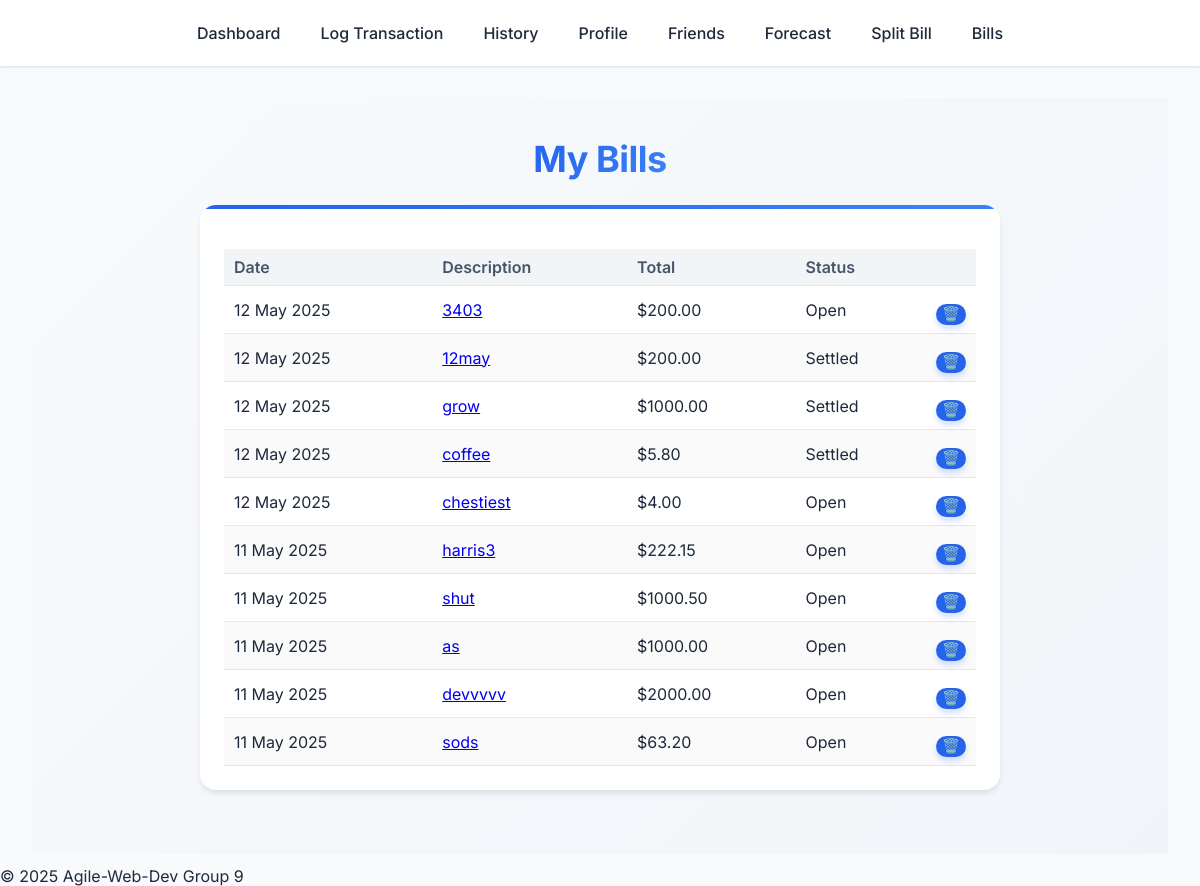
The page /bills (signed in) on the database its author committed.
### app/models.py (models this page shows)
class Bill(db.Model):
    __tablename__ = "bill"
    transactions = db.relationship(
        'BillTransaction',
        back_populates='bill',
        cascade='all, delete-orphan'
    )
    id           = db.Column(db.Integer, primary_key=True)
    created_by   = db.Column(db.Integer,
                             db.ForeignKey("users.id", ondelete="CASCADE"),
                             nullable=False)
    description  = db.Column(db.String(255))
    date         = db.Column(db.Date, default=func.current_date(), nullable=False)
    total        = db.Column(db.Numeric(12, 2), nullable=False)
    @property
    def settled(self):
        return all(bm.paid >= bm.share for bm in self.members)
    members = db.relationship(
        "BillMember",
        back_populates="bill",
        cascade="all, delete-orphan",
        passive_deletes=True,
    )

class BillMember(db.Model):
    __tablename__ = "bill_member"
    id        = db.Column(db.Integer, primary_key=True)
    bill_id   = db.Column(db.Integer,
                          db.ForeignKey("bill.id", ondelete="CASCADE"),
                          nullable=False)
    user_id   = db.Column(db.Integer,
                          db.ForeignKey("users.id", ondelete="CASCADE"),
                          nullable=False)
    share     = db.Column(db.Numeric(12, 2), nullable=False)     # “what I owe”
    paid      = db.Column(db.Numeric(12, 2), default=0)          # “what I have paid”
    settled   = db.Column(db.Boolean, default=False)
    bill  = db.relationship("Bill", back_populates="members")
    user  = db.relationship("User")

### app/routes.py (the view)
@main.route('/bills')
@login_required
def bills_overview():
    q = (Bill.query
         .filter(
            db.or_(
              Bill.created_by == current_user.id,
              Bill.members.any(BillMember.user_id == current_user.id)
            ))
         .order_by(Bill.date.desc()))
    print(q.all())
    return render_template('bills.html', bills=q.all())

### app/__init__.py (called while the page is built)
def create_app(config_object=None):
    app = Flask(__name__)
    if config_object:
        app.config.from_object(config_object)
    else:
        app.config.from_pyfile('../config.py')
    CSRFProtect(app)
    db.init_app(app)
    migrate.init_app(app, db)
    login_manager.init_app(app)
    from .models import User
    @login_manager.user_loader
    def load_user(user_id):
        return User.query.get(int(user_id))
    from .routes import main
    app.register_blueprint(main)
    return app

### app/templates/bills.html (shortened to what this page needs)
{% extends "base.html" %}
{% block content %}
<div class="page-container">
  <h1>My Bills</h1>
  <div class="card">
    <table class="transaction-table" id="bills-table">
      <thead>
        <tr>
          <th>Date</th>
          <th>Description</th>
          <th>Total</th>
          <th>Status</th>
          <th style="width:48px;"></th>
        </tr>
      </thead>
      <tbody>
      {% for b in bills %}
        <tr data-bill-id="{{ b.id }}">
          <td>{{ b.date.strftime('%d %b %Y') }}</td>
          <td>
            <a href="{{ url_for('main.bill_detail', bill_id=b.id) }}">
              {{ b.description }}
            </a>
          </td>
          <td>${{ '%.2f'|format(b.total) }}</td>
          <td>{{ 'Settled' if b.settled else 'Open' }}</td>
          <td style="text-align:center">
            <button class="btn btn--sm btn-delete" title="Delete">🗑️</button>
          </td>
        </tr>
      {% else %}
        <tr id="no-bills">
          <td colspan="5" style="text-align:center;color:#94a3b8">
            No bills yet.
          </td>
        </tr>
      {% endfor %}
      </tbody>
    </table>
  </div>
</div>
{% endblock %}

### app/static/css/main.css (style rules this page uses)
:root { --primary: #2563eb; --primary-dark: #1d4ed8; --secondary: #64748b; --accent: #3b82f6; --success: #10b981; --warning: #f59e0b; --danger: #ef4444; --background: #f8fafc; --white: #ffffff; --text-primary: #1e293b; --text-secondary: #475569; --shadow-sm: 0 1px 3px rgba(0,0,0,0.12); --shadow-md: 0 4px 6px -1px rgba(0,0,0,0.1); --shadow-lg: 0 10px 15px -3px rgba(0,0,0,0.1); }
* { box-sizing: border-box; margin: 0; padding: 0; }
body { margin: 0; font-family: 'Inter', sans-serif; background: var(--background); color: var(--text-primary); }
.page-container { padding: 40px 60px; position: relative; display: flex; flex-direction: column; align-items: center; background: linear-gradient(135deg, #f8fafc 0%, #f1f5f9 100%); min-height: 80vh; }
h1 { font-size: 36px; background: linear-gradient(135deg, var(--primary) 0%, var(--accent) 100%); background-clip: text; -webkit-background-clip: text; -webkit-text-fill-color: transparent; font-weight: 700; margin-bottom: 24px; letter-spacing: -0.5px; line-height: 1.2; text-align: center; position: relative; z-index: 1; }
.card { background-color: var(--white); border-radius: 16px; padding: 24px; box-shadow: var(--shadow-md); margin-bottom: 24px; width: 100%; max-width: 800px; position: relative; overflow: hidden; }
.card::before { content: ''; position: absolute; top: 0; left: 0; width: 100%; height: 4px; background: linear-gradient(90deg, var(--primary) 0%, var(--accent) 100%); }
.button, button[type="submit"], .btn { padding: 12px 24px; border: none; background-color: var(--primary); color: var(--white); font-size: 15px; font-weight: 600; border-radius: 12px; cursor: pointer; transition: all 0.2s cubic-bezier(0.4, 0, 0.2, 1); box-shadow: 0 4px 6px rgba(37, 99, 235, 0.2); margin-top: 10px; }
.transaction-table { width: 100%; border-collapse: collapse; margin-top: 20px; }
.transaction-table th, .transaction-table td { padding: 12px 16px; text-align: left; border-bottom: 1px solid #e2e8f0; }
.transaction-table th { background-color: #f8fafc; font-weight: 600; color: var(--text-secondary); }

### app/templates/bills.html (style rules this page uses)
.transaction-table { width:100%; border-collapse:collapse; }
.transaction-table th, .transaction-table td { padding:8px 10px; text-align:left; vertical-align:middle; }
.transaction-table th { background:#f2f5f8; }
.transaction-table tr:nth-child(even) { background:#fafafa; }
.btn--sm { font-size:0.9em; padding:2px 6px; }

### rows shown on the page
Bill: date "12 May 2025", description "3403", total "200.00"
BillMember: paid+share "Open"
Bill: date "12 May 2025", description "12may", total "200.00"
BillMember: paid+share "Settled"
Bill: date "12 May 2025", description "grow", total "1000.00"
BillMember: paid+share "Settled"
Bill: date "12 May 2025", description "coffee", total "5.80"
BillMember: paid+share "Settled"
Bill: date "12 May 2025", description "chestiest", total "4.00"
BillMember: paid+share "Open"
Bill: date "11 May 2025", description "harris3", total "222.15"
BillMember: paid+share "Open"
Bill: date "11 May 2025", description "shut", total "1000.50"
BillMember: paid+share "Open"
Bill: date "11 May 2025", description "as", total "1000.00"
BillMember: paid+share "Open"
Bill: date "11 May 2025", description "devvvvv", total "2000.00"
BillMember: paid+share "Open"
Bill: date "11 May 2025", description "sods", total "63.20"
BillMember: paid+share "Open"
